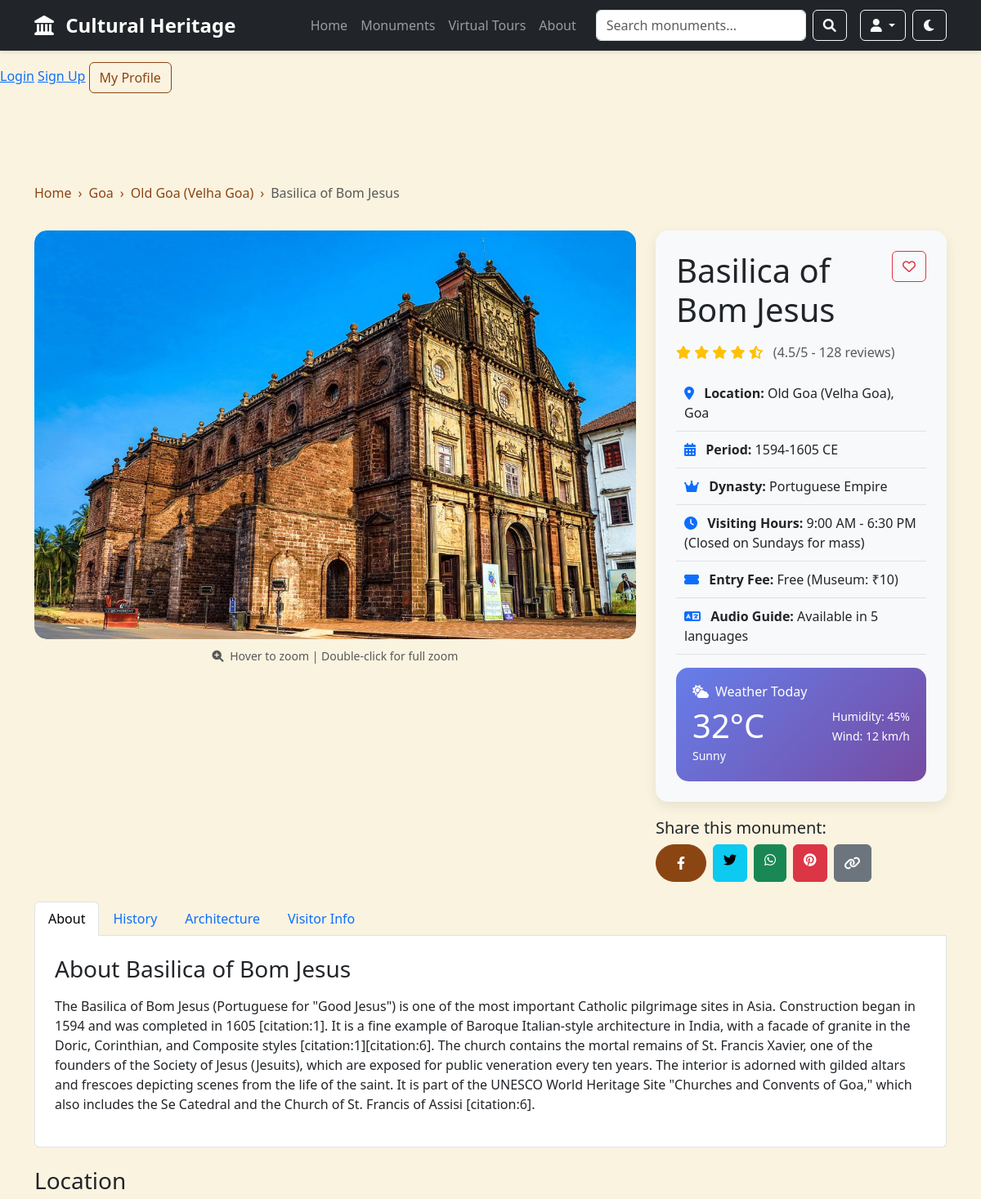
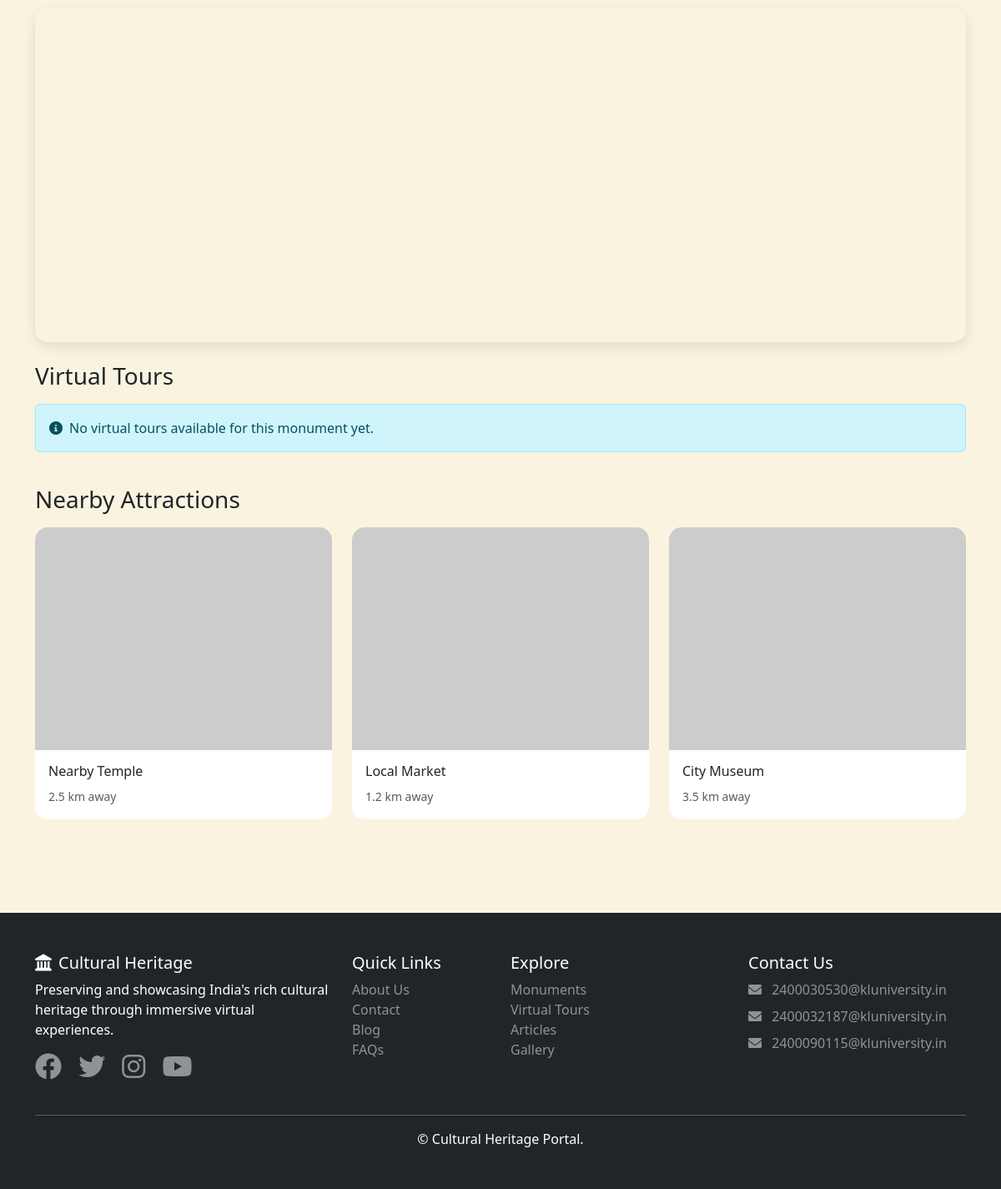
The page /monument/basilica-of-bom-jesus/ on the database its author committed (2 pictures, top to bottom).
### tours/models.py (models this page shows, shortened)
class Monument(models.Model):
    name = models.CharField(max_length=200)
    slug = models.SlugField(unique=True)
    description = models.TextField()
    short_description = models.CharField(max_length=300)
    location = models.CharField(max_length=200)
    state = models.CharField(max_length=100)
    latitude = models.FloatField(default=0.0)
    longitude = models.FloatField(default=0.0)
    period = models.CharField(max_length=100)
    dynasty = models.CharField(max_length=100)
    visiting_hours = models.CharField(max_length=200, default="10:00 AM - 6:00 PM")
    entry_fee = models.CharField(max_length=200, blank=True, default="Free")
    main_image = models.ImageField(upload_to='monuments/main/', null=True, blank=True)
    created_at = models.DateTimeField(auto_now_add=True)
    updated_at = models.DateTimeField(auto_now=True)
    class Meta:
        ordering = ['name']

### tours/views.py (the view)
# urls.py: path('monument/<slug:slug>/', views.MonumentDetailView.as_view(), name='monument_detail'),
class MonumentDetailView(DetailView):
    model = Monument
    template_name = 'tours/monument_detail.html'
    context_object_name = 'monument'
    def get_context_data(self, **kwargs):
        context = super().get_context_data(**kwargs)
        context['tours'] = VirtualTour.objects.filter(
            monument=self.object,
            is_published=True
        )
        return context

### templates/tours/monument_detail.html (shortened to what this page needs)
{% extends 'base.html' %}
{% load static %}
{% block content %}
<div class="container py-4">
    <nav aria-label="breadcrumb" class="mb-4">
        <ol class="breadcrumb">
            <li class="breadcrumb-item"><a href="{% url 'tours:home' %}" class="text-decoration-none">Home</a></li>
            <li class="breadcrumb-item"><a href="{% url 'tours:search' %}?q={{ monument.state }}" class="text-decoration-none">{{ monument.state }}</a></li>
            <li class="breadcrumb-item"><a href="{% url 'tours:search' %}?q={{ monument.location }}" class="text-decoration-none">{{ monument.location }}</a></li>
            <li class="breadcrumb-item active" aria-current="page">{{ monument.name }}</li>
        </ol>
    </nav>
    <div class="row mb-4">
        <div class="col-lg-8">
            <div class="zoom-container" style="position: relative; overflow: hidden; border-radius: 15px; height: 500px;">
                {% if monument.main_image and monument.main_image.url %}
                <img src="{{ monument.main_image.url }}" class="main-image zoom-image" alt="{{ monument.name }}" id="mainImage" style="width: 100%; height: 100%; object-fit: cover;">
                {% else %}
                <img src="https://via.placeholder.com/1200x800?text={{ monument.name }}" class="main-image" alt="{{ monument.name }}" style="width: 100%; height: 100%; object-fit: cover;">
                {% endif %}
            </div>
            <div class="text-center mt-2">
                <small class="text-muted"><i class="fas fa-search-plus me-1"></i> Hover to zoom | Double-click for full zoom</small>
            </div>
        </div>
        <div class="col-lg-4">
            <div class="info-card" data-aos="fade-left">
                <div class="d-flex justify-content-between align-items-start mb-3">
                    <h1 class="mb-0">{{ monument.name }}</h1>
                    <button class="btn btn-outline-danger" onclick="toggleFavorite({{ monument.id }})">
                        <i class="far fa-heart" id="fav-icon-{{ monument.id }}"></i>
                    </button>
                </div>
                <div class="rating mb-3">
                    <i class="fas fa-star"></i>
                    <i class="fas fa-star"></i>
                    <i class="fas fa-star"></i>
                    <i class="fas fa-star"></i>
                    <i class="fas fa-star-half-alt"></i>
                    <span class="text-muted ms-2">(4.5/5 - 128 reviews)</span>
                </div>
                <div class="info-item">
                    <i class="fas fa-map-marker-alt text-primary me-2"></i>
                    <strong>Location:</strong> {{ monument.location }}, {{ monument.state }}
                </div>
                <div class="info-item">
                    <i class="fas fa-calendar-alt text-primary me-2"></i>
                    <strong>Period:</strong> {{ monument.period }}
                </div>
                <div class="info-item">
                    <i class="fas fa-crown text-primary me-2"></i>
                    <strong>Dynasty:</strong> {{ monument.dynasty }}
                </div>
                <div class="info-item">
                    <i class="fas fa-clock text-primary me-2"></i>
                    <strong>Visiting Hours:</strong> {{ monument.visiting_hours }}
                </div>
                <div class="info-item">
                    <i class="fas fa-ticket-alt text-primary me-2"></i>
                    <strong>Entry Fee:</strong> {{ monument.entry_fee|default:"Free" }}
                </div>
                <div class="info-item">
                    <i class="fas fa-language text-primary me-2"></i>
                    <strong>Audio Guide:</strong> Available in 5 languages
                </div>
                <div class="weather-widget mt-3">
                    <h6><i class="fas fa-cloud-sun me-2"></i>Weather Today</h6>
                    <div class="d-flex justify-content-between">
                        <div>
                            <span class="display-6">32°C</span>
                            <br>
                            <small>Sunny</small>
                        </div>
                        <div class="text-end">
                            <small>Humidity: 45%</small>
                            <br>
                            <small>Wind: 12 km/h</small>
                        </div>
                    </div>
                </div>
            </div>
            <div class="share-buttons mt-3">
                <h5>Share this monument:</h5>
                <div class="d-flex gap-2">
                    <a href="https://www.facebook.com/sharer/sharer.php?u={{ request.build_absolute_uri }}" target="_blank" class="btn btn-primary">
                        <i class="fab fa-facebook-f"></i>
                    </a>
                    <a href="https://twitter.com/intent/tweet?url={{ request.build_absolute_uri }}&text={{ monument.name }}" target="_blank" class="btn btn-info">
                        <i class="fab fa-twitter"></i>
                    </a>
                    <a href="https://wa.me/?text={{ monument.name }} - {{ request.build_absolute_uri }}" target="_blank" class="btn btn-success">
                        <i class="fab fa-whatsapp"></i>
                    </a>
                    {% if monument.main_image and monument.main_image.url %}
                    <a href="https://pinterest.com/pin/create/button/?url={{ request.build_absolute_uri }}&media={{ monument.main_image.url }}&description={{ monument.name }}" target="_blank" class="btn btn-danger">
                        <i class="fab fa-pinterest"></i>
                    </a>
                    {% else %}
                    <button class="btn btn-danger" disabled title="No image to share">
                        <i class="fab fa-pinterest"></i>
                    </button>
                    {% endif %}
                    <button class="btn btn-secondary" onclick="copyToClipboard('{{ request.build_absolute_uri }}')">
                        <i class="fas fa-link"></i>
                    </button>
                </div>
            </div>
        </div>
    </div>
    <div class="row mb-4">
        <div class="col-12">
            <ul class="nav nav-tabs" id="monumentTabs" role="tablist">
                <li class="nav-item" role="presentation">
                    <button class="nav-link active" id="about-tab" data-bs-toggle="tab" data-bs-target="#about" type="button" role="tab">About</button>
                </li>
                <li class="nav-item" role="presentation">
                    <button class="nav-link" id="history-tab" data-bs-toggle="tab" data-bs-target="#history" type="button" role="tab">History</button>
                </li>
                <li class="nav-item" role="presentation">
                    <button class="nav-link" id="architecture-tab" data-bs-toggle="tab" data-bs-target="#architecture" type="button" role="tab">Architecture</button>
                </li>
                <li class="nav-item" role="presentation">
                    <button class="nav-link" id="visitor-info-tab" data-bs-toggle="tab" data-bs-target="#visitor-info" type="button" role="tab">Visitor Info</button>
                </li>
            </ul>
            <div class="tab-content p-4 border border-top-0 rounded-bottom" style="background: white;">
                <div class="tab-pane fade show active" id="about" role="tabpanel">
                    <h3>About {{ monument.name }}</h3>
                    <p class="lead">{{ monument.description|linebreaks }}</p>
                </div>
            </div>
        </div>
    </div>
    <div class="row mb-4">
        <div class="col-12">
            <h3 class="mb-3">Location</h3>
            <div id="map" style="height: 400px; width: 100%;"></div>
        </div>
    </div>
    <div class="row mb-4">
        <div class="col-12">
            <h3 class="mb-3">Virtual Tours</h3>
            <div class="row">
                {% for tour in tours %}
                <div class="col-md-4 mb-4">
                    <div class="card h-100" data-aos="fade-up" data-aos-delay="{{ forloop.counter|add:'100' }}">
                        <div class="card-body">
                            <h5 class="card-title">{{ tour.title }}</h5>
                            <p class="card-text">{{ tour.description|truncatewords:15 }}</p>
                            <div class="mb-3">
                                <span class="badge bg-primary">{{ tour.get_tour_type_display }}</span>
                                <span class="badge bg-secondary ms-2"><i class="fas fa-clock me-1"></i>{{ tour.duration_minutes }} min</span>
                            </div>
                            <a href="{% url 'tours:virtual_tour' tour.id %}" class="btn btn-primary w-100">
                                <i class="fas fa-play me-2"></i>Start Tour
                            </a>
                        </div>
                    </div>
                </div>
                {% empty %}
                <div class="col-12">
                    <div class="alert alert-info">
                        <i class="fas fa-info-circle me-2"></i>No virtual tours available for this monument yet.
                    </div>
                </div>
                {% endfor %}
            </div>
        </div>
    </div>
    <div class="row mb-4">
        <div class="col-12">
            <h3 class="mb-3">Nearby Attractions</h3>
            <div class="row">
                <div class="col-md-4 mb-3">
                    <div class="card">
                        <img src="https://via.placeholder.com/400x300?text=Nearby+Attraction" class="card-img-top" alt="Nearby">
                        <div class="card-body">
                            <h6>Nearby Temple</h6>
                            <small class="text-muted">2.5 km away</small>
                        </div>
                    </div>
                </div>
                <div class="col-md-4 mb-3">
                    <div class="card">
                        <img src="https://via.placeholder.com/400x300?text=Local+Market" class="card-img-top" alt="Market">
                        <div class="card-body">
                            <h6>Local Market</h6>
                            <small class="text-muted">1.2 km away</small>
                        </div>
                    </div>
                </div>
                <div class="col-md-4 mb-3">
                    <div class="card">
                        <img src="https://via.placeholder.com/400x300?text=Museum" class="card-img-top" alt="Museum">
                        <div class="card-body">
                            <h6>City Museum</h6>
                            <small class="text-muted">3.5 km away</small>
                        </div>
                    </div>
                </div>
            </div>
        </div>
    </div>
</div>
{% endblock %}

### static/css/style.css (style rules this page uses)
:root { --primary-color: #8B4513; --secondary-color: #DAA520; --dark-color: #2C1810; --light-color: #F5E6D3; }
* { margin: 0; padding: 0; box-sizing: border-box; }
body { font-family: 'Segoe UI', Tahoma, Geneva, Verdana, sans-serif; background-color: #FAF3E0; padding-top: 76px; }
.btn-primary { background-color: var(--primary-color); border-color: var(--primary-color); padding: 10px 25px; border-radius: 25px; transition: all 0.3s; }
.info-card { background: white; border-radius: 15px; box-shadow: 0 5px 15px rgba(0,0,0,0.08); transition: all 0.3s; }
.breadcrumb { background: transparent; padding: 10px 0; }
.breadcrumb-item a { color: var(--primary-color); text-decoration: none; }
.card { border: none; border-radius: 15px; overflow: hidden; transition: all 0.3s; }

### templates/base.html (style rules this page uses)
.zoom-container { position: relative; overflow: hidden; cursor: zoom-in; }
.zoom-image { transition: transform 0.5s ease; width: 100%; height: 100%; object-fit: cover; }
.breadcrumb { background: transparent; padding: 10px 0; }
.breadcrumb-item + .breadcrumb-item::before { content: "›"; color: #8B4513; }

### templates/tours/monument_detail.html (style rules this page uses)
.main-image { height: 500px; object-fit: cover; width: 100%; border-radius: 15px; box-shadow: 0 10px 30px rgba(0,0,0,0.2); }
.info-card { background: #f8f9fa; border-radius: 15px; padding: 25px; margin-bottom: 20px; box-shadow: 0 5px 15px rgba(0,0,0,0.08); }
.info-item { padding: 10px; border-bottom: 1px solid #dee2e6; }
.share-buttons .btn { transition: all 0.3s; }
#map { border-radius: 15px; overflow: hidden; box-shadow: 0 5px 15px rgba(0,0,0,0.1); }
.rating { color: #ffc107; }
.weather-widget { background: linear-gradient(135deg, #667eea 0%, #764ba2 100%); color: white; padding: 20px; border-radius: 15px; }

### rows shown on the page
Monument: state "Goa", location "Old Goa (Velha Goa)", name "Basilica of Bom Jesus", main_image (picture), period "1594-1605 CE", dynasty "Portuguese Empire", visiting_hours "9:00 AM - 6:30 PM (Closed on Sundays for mass)", entry_fee "Free (Museum: ₹10)", description "The Basilica of Bom Jesus (Portuguese for \"Good Jesus\") is one of the most important Catholic pilgrimage sites in Asia. Construction began in 1594 and was completed in 1605 [citation:1]. It is a fine example of Baroque Italian-style architecture in India, with a facade of granite in the Doric, Corinthian, and Composite styles [citation:1][citation:6]. The church contains the mortal remains of St. Francis Xavier, one of the founders of the Society of Jesus (Jesuits), which are exposed for public veneration every ten years. The interior is adorned with gilded altars and frescoes depicting scenes from the life of the saint. It is part of the UNESCO World Heritage Site \"Churches and Convents of…"
